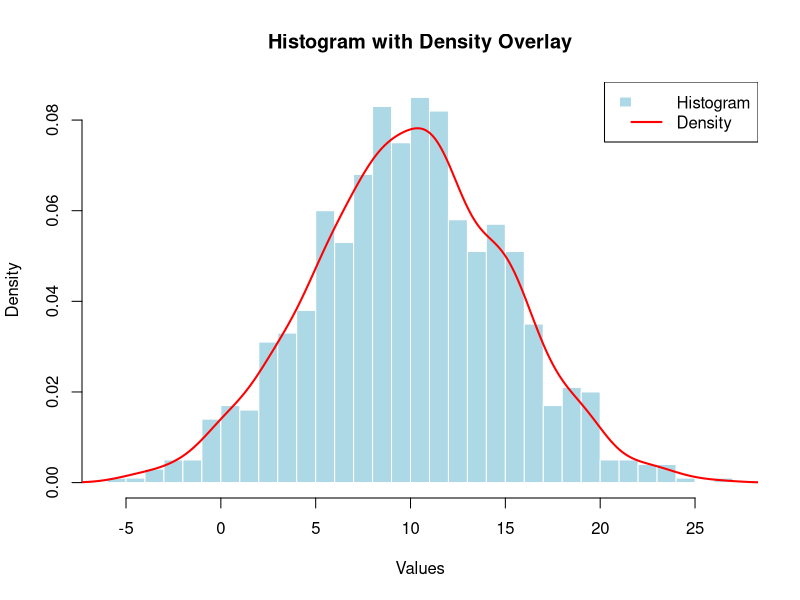

Source code (R):
# Create a normal distribution with mean = 10 and sd = 5
y <- rnorm(n = 1000, mean = 10, sd = 5)

# Create histogram with density overlay
hist(y, freq = FALSE, breaks = 30, 
     main = "Histogram with Density Overlay", 
     xlab = "Values", ylab = "Density",
     col = "lightblue", border = "white")

# Add density curve
lines(density(y), col = "red", lwd = 2)

# Add legend
legend("topright", legend = c("Histogram", "Density"), 
       fill = c("lightblue", NA), border = c("white", NA),
       lty = c(NA, 1), col = c(NA, "red"), lwd = c(NA, 2))
